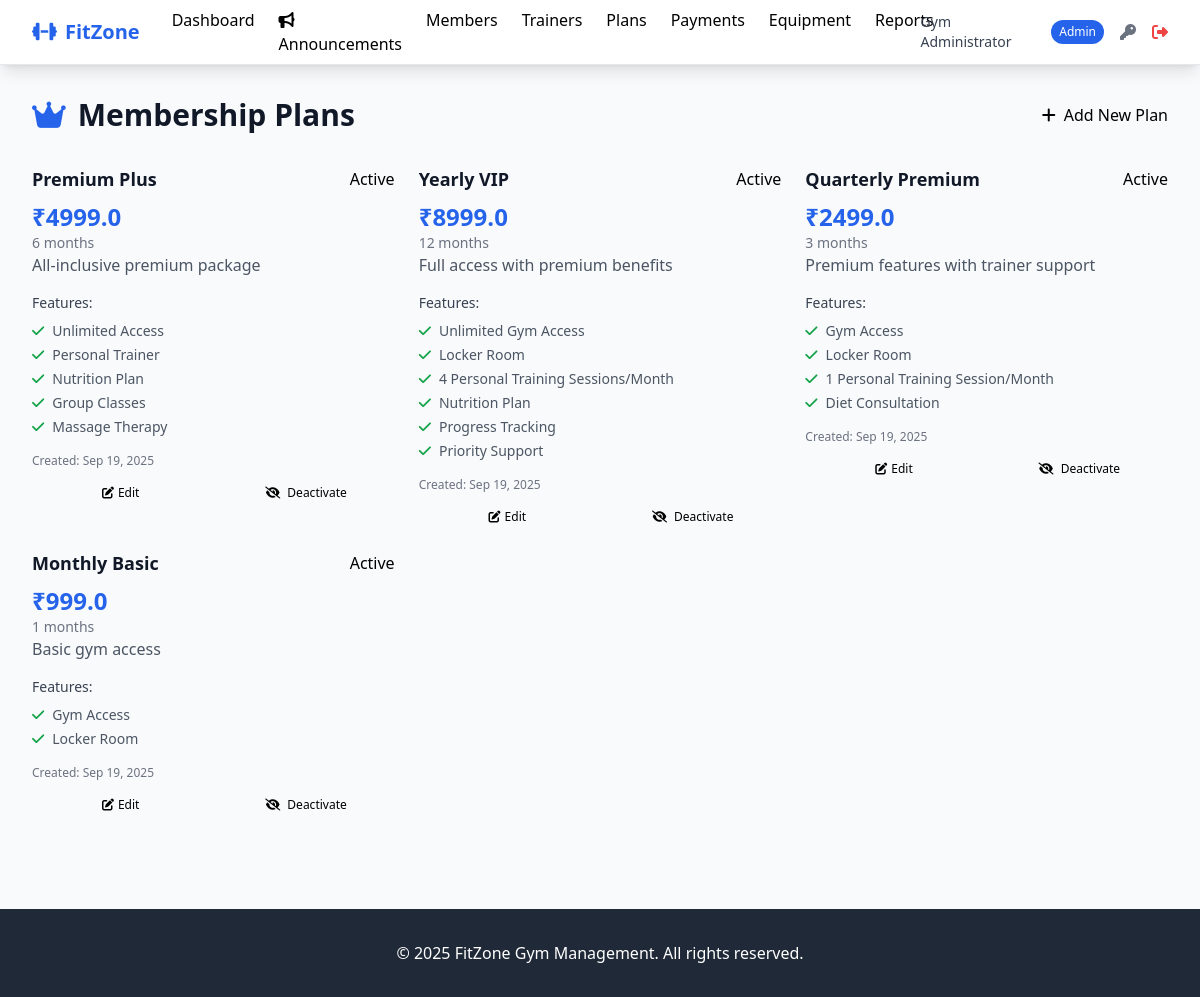
Page /admin/membership-plans (signed in) on the earlier database version.
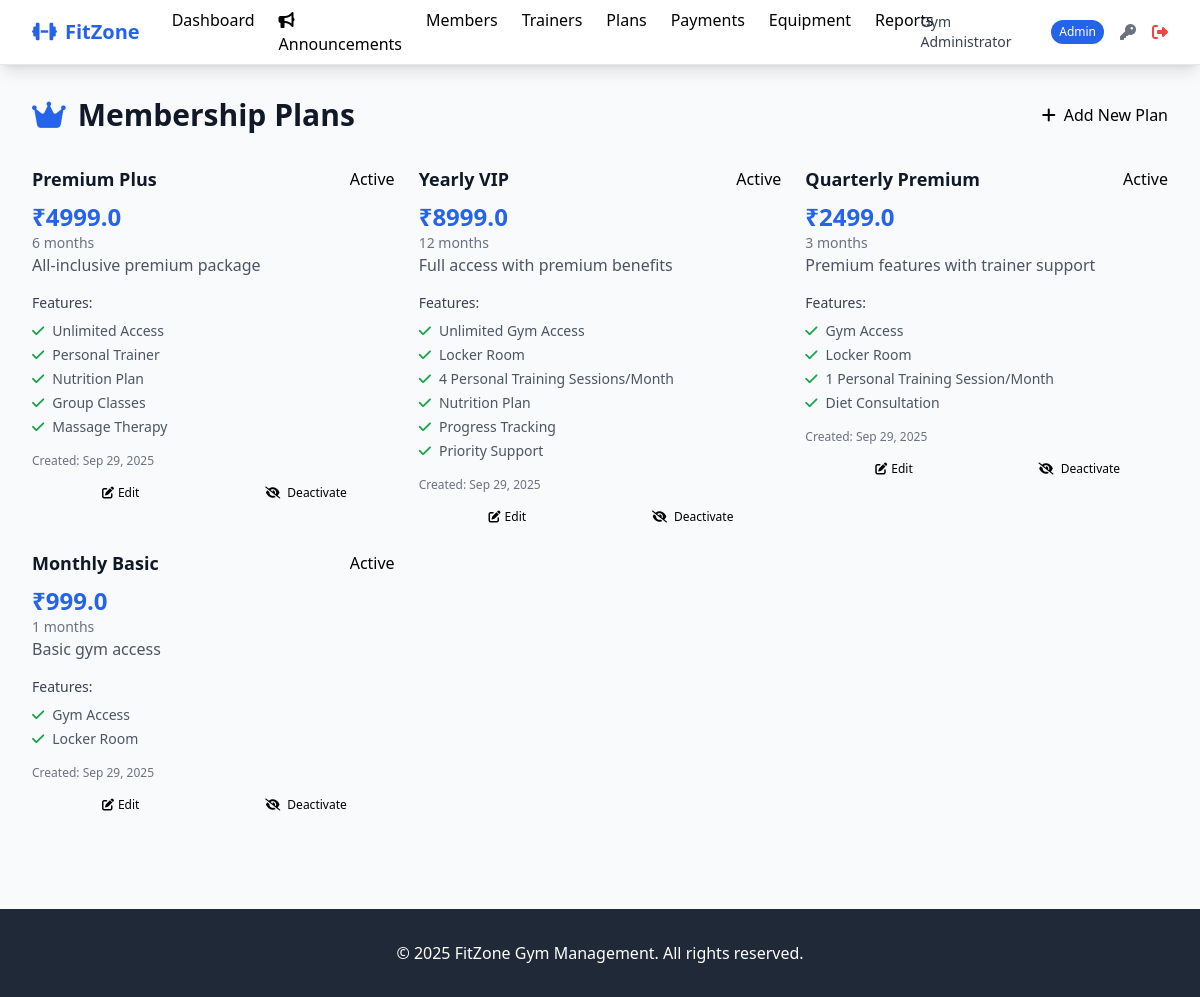
Same page on the later database version.
### tables this page shows
CREATE TABLE membership_plans (
            id INTEGER PRIMARY KEY AUTOINCREMENT,
            name TEXT NOT NULL,
            description TEXT,
            duration_months INTEGER NOT NULL,
            price DECIMAL(10,2) NOT NULL,
            features TEXT, -- JSON string
            is_active BOOLEAN DEFAULT 1,
            created_at TIMESTAMP DEFAULT CURRENT_TIMESTAMP,
            updated_at TIMESTAMP DEFAULT CURRENT_TIMESTAMP
        );

### routes/admin.py (the view)
@admin_bp.route('/membership-plans')
@admin_required
def membership_plans():
    plans = MembershipPlan.get_all()
    return render_template('admin/membership_plans.html', plans=plans)

### models/database.py (called while the page is built)
def get_db_connection(db_path='gym_management.db'):
    conn = sqlite3.connect(db_path)
    conn.row_factory = sqlite3.Row
    conn.execute("PRAGMA foreign_keys = ON")
    return conn

def execute_query(query, params=(), db_path='gym_management.db', fetch=False):
    conn = get_db_connection(db_path)
    cursor = conn.cursor()
    try:
        cursor.execute(query, params)
        if fetch:
            result = cursor.fetchall()
            conn.close()
            return result
        else:
            conn.commit()
            last_id = cursor.lastrowid
            conn.close()
            return last_id
    except Exception as e:
        conn.close()
        try:
            from flask import current_app
            current_app.logger.error(f"DB Error: {e} | Query: {query} | Params: {params}")
        except:
            print(f"DB Error: {e} | Query: {query} | Params: {params}")
        raise

### models/membership_plan.py (called while the page is built)
    @classmethod
    def _db_path(cls):
        return current_app.config.get('DATABASE_PATH', 'gym_management.db')

### templates/admin/membership_plans.html (shortened to what this page needs)
{% extends "base.html" %}
{% block content %}
<div class="flex justify-between items-center mb-8">
    <h1 class="text-3xl font-bold text-gray-900">
        <i class="fas fa-crown mr-3 text-primary"></i>Membership Plans
    </h1>
    <a href="{{ url_for('admin.add_membership_plan') }}" class="btn btn-primary">
        <i class="fas fa-plus mr-2"></i>Add New Plan
    </a>
</div>
<div class="grid grid-cols-1 md:grid-cols-2 lg:grid-cols-3 gap-6">
    {% for plan in plans %}
    <div class="card {% if not plan.is_active %}opacity-60{% endif %}">
        <div class="card-header">
            <div class="flex justify-between items-center">
                <h3 class="text-lg font-semibold text-gray-900">{{ plan.name }}</h3>
                <span class="badge badge-{{ 'success' if plan.is_active else 'danger' }}">
                    {{ 'Active' if plan.is_active else 'Inactive' }}
                </span>
            </div>
            <div class="text-2xl font-bold text-primary mt-2">₹{{ plan.price }}</div>
            <div class="text-sm text-gray-500">{{ plan.duration_months }} months</div>
        </div>
        <div class="card-body">
            {% if plan.description %}
            <p class="text-gray-600 mb-4">{{ plan.description }}</p>
            {% endif %}
            {% if plan.features %}
                <div class="mb-4">
                    <h4 class="text-sm font-medium text-gray-700 mb-2">Features:</h4>
                    <ul class="space-y-1">
                        {% for feature in plan.features %}
                        <li class="flex items-center text-sm text-gray-600">
                            <i class="fas fa-check text-success mr-2"></i>
                            {{ feature }}
                        </li>
                        {% endfor %}
                    </ul>
                </div>
            {% endif %}
            <div class="text-xs text-gray-500 mb-4">
                Created: {{ plan.created_at.strftime('%b %d, %Y') }}
            </div>
            <div class="flex space-x-2">
                <button class="btn btn-primary text-xs flex-1">
                    <a href="{{ url_for('admin.edit_membership_plan', plan_id=plan.id) }}" class="btn btn-primary text-xs flex-1">
    <i class="fas fa-edit mr-1"></i>Edit
</a>
                </button>
                <button class="btn btn-secondary text-xs flex-1">
                    <i class="fas fa-{{ 'eye-slash' if plan.is_active else 'eye' }} mr-1"></i>
                    {{ 'Deactivate' if plan.is_active else 'Activate' }}
                </button>
            </div>
        </div>
    </div>
    {% endfor %}
</div>
{% endblock %}

Differences in the rows shown:
changed membership_plans "Premium Plus": created_at "Sep 19, 2025" → "Sep 29, 2025"
changed membership_plans "Yearly VIP": created_at "Sep 19, 2025" → "Sep 29, 2025"
changed membership_plans "Quarterly Premium": created_at "Sep 19, 2025" → "Sep 29, 2025"
changed membership_plans "Monthly Basic": created_at "Sep 19, 2025" → "Sep 29, 2025"
